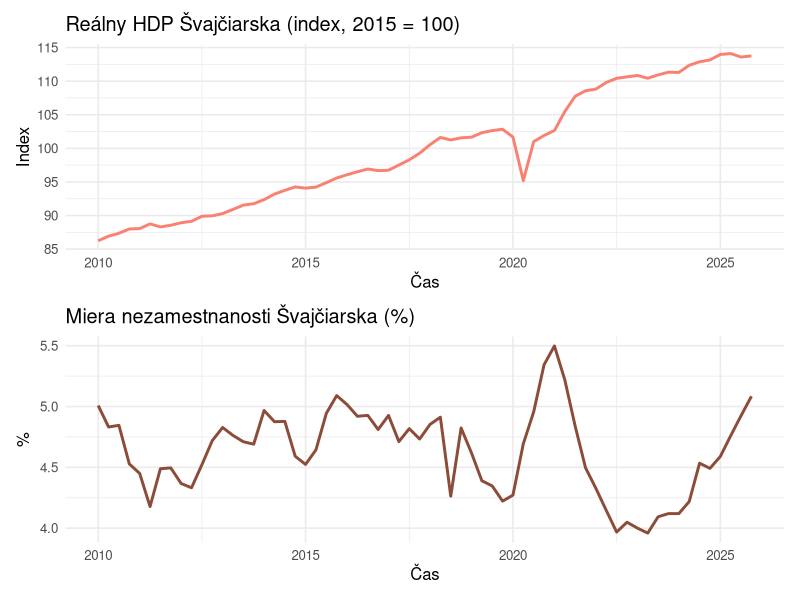
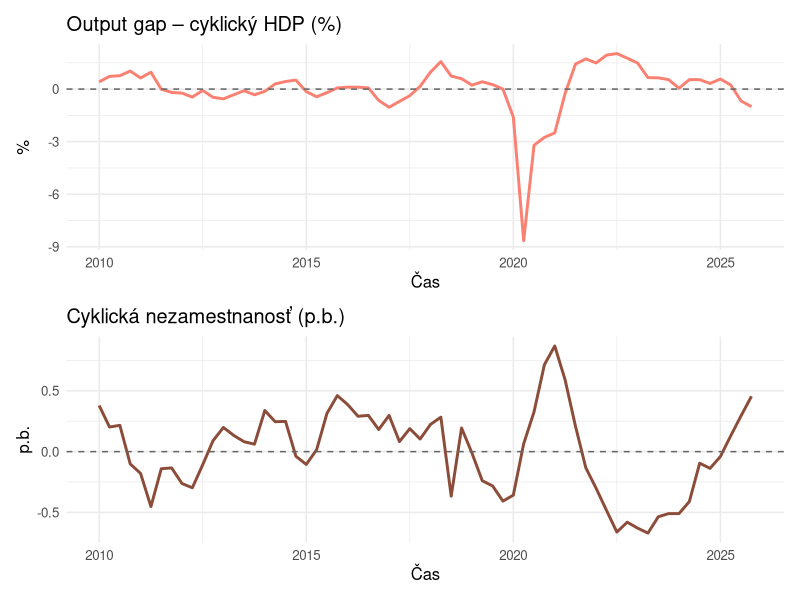
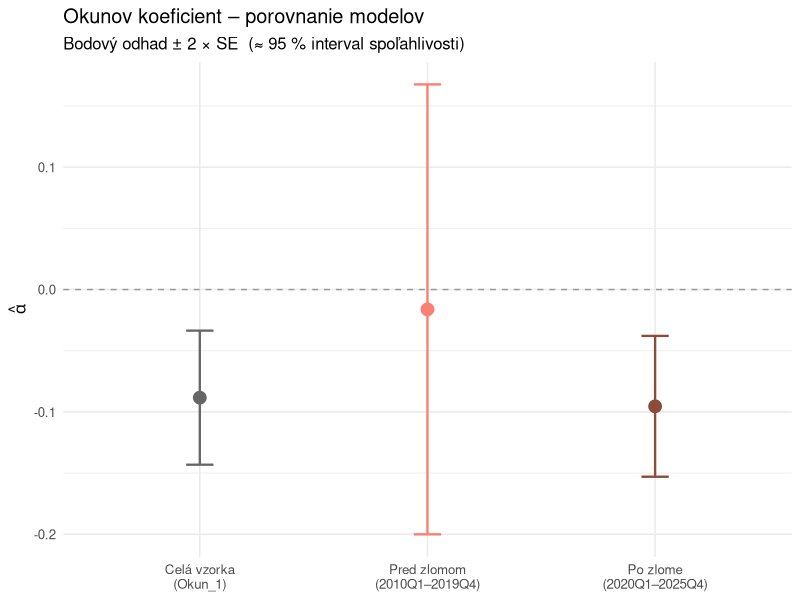
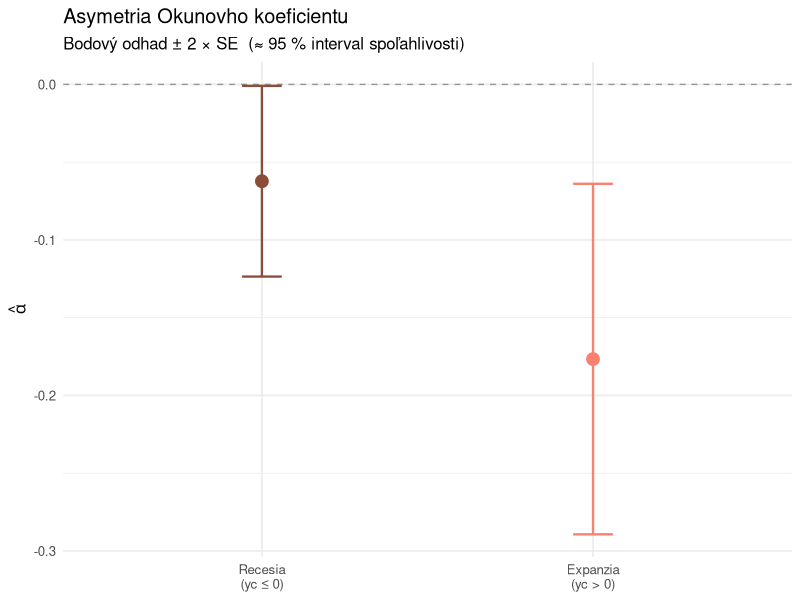
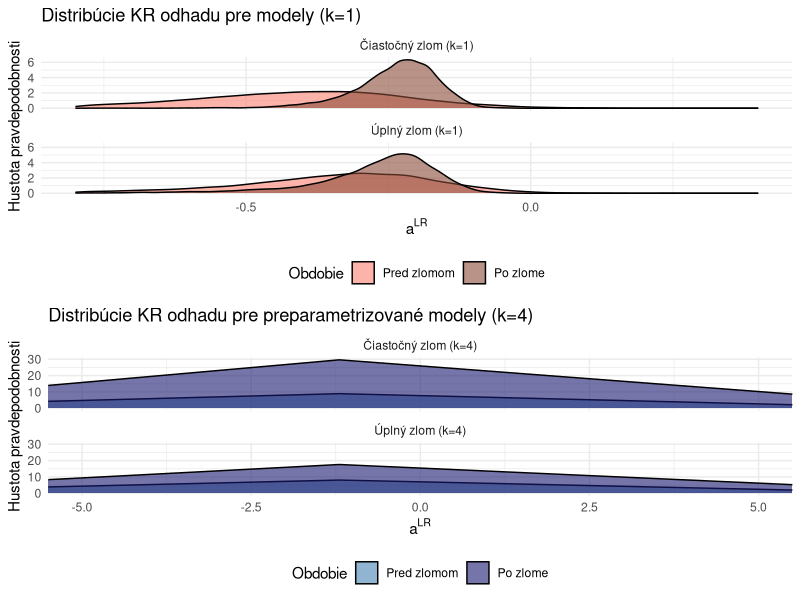

The R script that drew these images, in order:
## ---- chunk 1
knitr::opts_chunk$set(
  echo       = TRUE,
  fig.height = 6,
  fig.width  = 10,
  message    = FALSE,
  warning    = FALSE,
  fig.align  = "center"
)
library(tidyverse)
library(ggplot2)
library(forecast)
library(patchwork)
library(strucchange)
## ---- chunk 2
gdp_raw   <- read.csv("data/data1.csv")
unemp_raw <- read.csv("data/data2.csv")
## ---- chunk 3
gdp <- gdp_raw %>%
  filter(REF_AREA == "CHE",
         TIME_PERIOD >= "2010-Q1") %>%
  select(TIME_PERIOD, OBS_VALUE) %>%
  rename(gdp_index = OBS_VALUE)

unemp <- unemp_raw %>%
  filter(REF_AREA == "CHE",
         TIME_PERIOD >= "2010-Q1") %>%
  select(TIME_PERIOD, OBS_VALUE) %>%
  rename(unemployment_rate = OBS_VALUE)

data <- inner_join(gdp, unemp, by = "TIME_PERIOD")
## ---- chunk 4
# začiatok časového radu podľa prvého dostupného obdobia
ts_start <- c(as.integer(substr(data$TIME_PERIOD[1], 1, 4)),
              as.integer(substr(data$TIME_PERIOD[1], 7, 7)))

gdp_ts <- ts(data$gdp_index,         start = ts_start, frequency = 4)
u_ts   <- ts(data$unemployment_rate,  start = ts_start, frequency = 4)
Time   <- ts(seq_along(gdp_ts),       start = ts_start, frequency = 4)
## ---- chunk 5
p1 <- autoplot(gdp_ts, colour = "salmon", size = 1) +
  ggtitle("Reálny HDP Švajčiarska (index, 2015 = 100)") +
  xlab("Čas") + ylab("Index") +
  theme_minimal(base_size = 12)

p2 <- autoplot(u_ts, colour = "salmon4", size = 1) +
  ggtitle("Miera nezamestnanosti Švajčiarska (%)") +
  xlab("Čas") + ylab("%") +
  theme_minimal(base_size = 12)

p1 / p2
## ---- chunk 6
bp <- breakpoints(log(gdp_ts) ~ Time)
summary(bp)

# na základe BIC volíme m=2 (2020Q1 a 2022Q2); testujeme prvý zlom v 2020Q1
break_index <- which(data$TIME_PERIOD == "2019-Q4")

sctest(log(gdp_ts) ~ Time, type = "Chow", point = break_index)
## ---- chunk 7
# dummy: 0 pred 2020Q1, 1 od 2020Q1
D <- ts(ifelse(data$TIME_PERIOD >= "2020-Q1", 1, 0),
        start = ts_start, frequency = 4)
## ---- chunk 8
log_gdp_ts <- log(gdp_ts)

model_trend <- lm(log_gdp_ts ~ Time + I(D * Time))
# summary(model_trend)
s_y <- summary(model_trend)$coefficients
## ---- chunk 9
yc_ts <- ts(residuals(lm(log_gdp_ts ~ Time)) * 100, start = ts_start, frequency = 4)
# autoplot(yc_ts, size = 1, colour = 'black', facet = FALSE)
## ---- chunk 10
model_u <- lm(u_ts ~  D)
summary(model_u)
s_u <- summary(model_u)$coefficients
## ---- chunk 11
uc_ts <- ts(residuals(lm(u_ts ~  1)), start = ts_start, frequency = 4)
# autoplot(uc_ts, size = 1, colour = 'black', facet = FALSE)
## ---- chunk 12
p3 <- autoplot(yc_ts, colour = "salmon", size = 1) +
  geom_hline(yintercept = 0, linetype = "dashed", colour = "grey40") +
  ggtitle("Output gap – cyklický HDP (%)") +
  xlab("Čas") + ylab("%") +
  theme_minimal(base_size = 12)

p4 <- autoplot(uc_ts, colour = "salmon4", size = 1) +
  geom_hline(yintercept = 0, linetype = "dashed", colour = "grey40") +
  ggtitle("Cyklická nezamestnanosť (p.b.)") +
  xlab("Čas") + ylab("p.b.") +
  theme_minimal(base_size = 12)

p3 / p4
## ---- chunk 13
library(broom)

Okun_1 <- lm(uc_ts ~ yc_ts - 1)
Okun_2 <- lm(uc_ts ~ yc_ts)

# Spoločná tabuľka oboch modelov pomocou broom + knitr::kable
tidy_join <- function(m, label) {
  t <- tidy(m)
  t$term <- dplyr::recode(t$term,
    "yc_ts"       = "Cyklický output (HDP gap)",
    "(Intercept)" = "Absolútny člen (Intercept)")
  t$Model <- label
  t[, c("Model","term","estimate","std.error","statistic","p.value")]
}

tbl <- rbind(tidy_join(Okun_1, "Okun_1 (bez interceptu)"),
             tidy_join(Okun_2, "Okun_2 (s interceptom)"))
colnames(tbl) <- c("Model", "Premenná", "Odhad", "Std. chyba", "t-štatistika", "p-hodnota")

knitr::kable(tbl, digits = 4, align = c("l","l","r","r","r","r"),
             caption = "Výsledky rovnice 3: Okun_1 (bez interceptu), Okun_2 (s interceptom)")

s_o1 <- summary(Okun_1)$coefficient
s_o2 <- summary(Okun_2)$coefficient
## ---- chunk 14
break_index <- which(data$TIME_PERIOD == "2020-Q1")

chow_bp <- sctest(uc_ts ~ yc_ts - 1, type = "Chow", point = break_index)

n  <- length(uc_ts)
k  <- 1
n1 <- break_index - 1
n2 <- n - n1

uc_pre  <- uc_ts[1:n1];    yc_pre  <- yc_ts[1:n1]
uc_post <- uc_ts[(n1+1):n]; yc_post <- yc_ts[(n1+1):n]

model_pre   <- lm(uc_pre ~ yc_pre - 1)
rss_pre     <- sum(residuals(model_pre)^2)
alpha_pre   <- coef(model_pre)[1]
pred_errors <- uc_post - alpha_pre * yc_post
rss_pred    <- sum(pred_errors^2)

F_pred <- (rss_pred / n2) / (rss_pre / (n1 - k))
p_pred <- pf(F_pred, df1 = n2, df2 = n1 - k, lower.tail = FALSE)
## ---- chunk 15
Okun_3     <- lm(uc_ts ~ yc_ts + I(D * yc_ts) - 1)
s_o3       <- summary(Okun_3)$coefficients

a1         <- s_o3[1, 1]
se_a1      <- s_o3[1, 2]
a2         <- s_o3[2, 1]
a_po       <- a1 + a2

Sigma      <- vcov(Okun_3)
se_a_po    <- sqrt(Sigma[1,1] + Sigma[2,2] + 2 * Sigma[1,2])

s_o3
## ---- chunk 16
data.frame(
  obdobie = factor(
    c("Celá vzorka\n(Okun_1)", "Pred zlomom\n(2010Q1–2019Q4)", "Po zlome\n(2020Q1–2025Q4)"),
    levels = c("Celá vzorka\n(Okun_1)", "Pred zlomom\n(2010Q1–2019Q4)", "Po zlome\n(2020Q1–2025Q4)")
  ),
  odhad = c(s_o1[1, 1], a1,    a_po),
  se    = c(s_o1[1, 2], se_a1, se_a_po)
) |>
  ggplot(aes(x = obdobie, y = odhad, colour = obdobie)) +
  geom_hline(yintercept = 0, linetype = "dashed", colour = "grey60") +
  geom_errorbar(aes(ymin = odhad - 2*se, ymax = odhad + 2*se),
                width = 0.12, linewidth = 0.8) +
  geom_point(size = 4) +
  scale_colour_manual(values = c("grey40", "salmon", "salmon4")) +
  labs(title    = "Okunov koeficient – porovnanie modelov",
       subtitle = "Bodový odhad ± 2 × SE  (≈ 95 % interval spoľahlivosti)",
       x = NULL, y = expression(hat(alpha))) +
  theme_minimal(base_size = 12) +
  theme(legend.position = "none")
## ---- chunk 17
D_asym    <- ifelse(yc_ts > 0, 1, 0)
Okun_asym <- lm(uc_ts ~ I((1 - D_asym) * yc_ts) + I(D_asym * yc_ts) - 1)
s_asym    <- summary(Okun_asym)$coefficients

a_rec  <- s_asym[1, 1]; se_rec <- s_asym[1, 2]
a_exp  <- s_asym[2, 1]; se_exp <- s_asym[2, 2]

s_asym
## ---- chunk 18
data.frame(
  faza  = factor(c("Recesia\n(yc ≤ 0)", "Expanzia\n(yc > 0)"),
                 levels = c("Recesia\n(yc ≤ 0)", "Expanzia\n(yc > 0)")),
  odhad = c(a_rec, a_exp),
  se    = c(se_rec, se_exp)
) |>
  ggplot(aes(x = faza, y = odhad, colour = faza)) +
  geom_hline(yintercept = 0, linetype = "dashed", colour = "grey60") +
  geom_errorbar(aes(ymin = odhad - 2*se, ymax = odhad + 2*se),
                width = 0.12, linewidth = 0.8) +
  geom_point(size = 4) +
  scale_colour_manual(values = c("salmon4", "salmon")) +
  labs(title    = "Asymetria Okunovho koeficientu",
       subtitle = "Bodový odhad ± 2 × SE  (≈ 95 % interval spoľahlivosti)",
       x = NULL, y = expression(hat(alpha))) +
  theme_minimal(base_size = 12) +
  theme(legend.position = "none")
## ---- chunk 19
library(dynlm)

aic_vals <- numeric(4)
bic_vals <- numeric(4)

for (k in 1:4) {
  # dynlm s oneskoreniami 1 až k pre uc aj yc bez interceptu
  mod_k <- dynlm(uc_ts ~ L(uc_ts, 1:k) + L(yc_ts, 1:k) - 1)
  aic_vals[k] <- AIC(mod_k)
  bic_vals[k] <- BIC(mod_k)
}

# Prehľadná tabuľka informačných kritérií
ic_table <- data.frame(
  k       = 1:4,
  AIC     = round(aic_vals, 3),
  BIC     = round(bic_vals, 3)
)
knitr::kable(ic_table,
             caption = "Informačné kritériá dynamického modelu (rovnica 7) pre k = 1 až 4",
             align   = c("c", "r", "r"))

k_aic <- which.min(aic_vals)
k_bic <- which.min(bic_vals)
## ---- chunk 20
# Základný dynamický model (rovnica 7) s optimálnym počtom oneskorení
k_opt   <- k_bic
mod_opt <- dynlm(uc_ts ~ L(uc_ts, 1:k_opt) + L(yc_ts, 1:k_opt) - 1)
summary(mod_opt)

# Dlhodobý Okunov koeficient pre základný model (bez štrukturálneho zlomu)
cf_opt  <- coef(mod_opt)
d1_opt  <- sum(cf_opt[grep("L(uc_ts", names(cf_opt), fixed = TRUE)])
d2_opt  <- sum(cf_opt[grep("L(yc_ts", names(cf_opt), fixed = TRUE)])
aLR_basic <- d2_opt / (1 - d1_opt)

# Robustnostný model s k = 4 (overenie citlivosti na počet lagov)
mod_k4   <- dynlm(uc_ts ~ L(uc_ts, 1:4) + L(yc_ts, 1:4) - 1)
cf_k4    <- coef(mod_k4)
d1_k4    <- sum(cf_k4[grep("L(uc_ts", names(cf_k4), fixed = TRUE)])
d2_k4    <- sum(cf_k4[grep("L(yc_ts", names(cf_k4), fixed = TRUE)])
aLR_k4   <- d2_k4 / (1 - d1_k4)

# Zhrňujúca tabuľka dlhodobých koeficientov pre základný model
knitr::kable(
  data.frame(
    Specifikacia = c(paste0("Optimálne (k = ", k_opt, ")"),
                     "Preparametrizované (k = 4)"),
    sum_d1 = round(c(d1_opt, d1_k4), 4),
    sum_d2 = round(c(d2_opt, d2_k4), 4),
    aLR    = round(c(aLR_basic, aLR_k4), 4)
  ),
  caption   = "Dlhodobý Okunov koeficient – základný dynamický model (rovnica 7)",
  align     = c("l", "r", "r", "r"),
  col.names = c("Špecifikácia", "Súčet d1i", "Súčet d2i", "a^LR")
)
## ---- chunk 21
# --- 1) Čiastočný zlom, k = 4 ---
Okun_pb_4 <- dynlm(uc_ts ~ L(uc_ts, 1:4) + L(yc_ts, 1:4) + L(I(D * yc_ts), 1:4) - 1)

# --- 2) Úplný zlom, k = 4 ---
Okun_fb_4 <- dynlm(uc_ts ~ L(uc_ts, 1:4) + L(yc_ts, 1:4) + 
                           L(I(D * uc_ts), 1:4) + L(I(D * yc_ts), 1:4) - 1)

# --- 3) Čiastočný zlom, k = 1 ---
Okun_pb_1 <- dynlm(uc_ts ~ L(uc_ts, 1) + L(yc_ts, 1) + L(I(D * yc_ts), 1) - 1)

# --- 4) Úplný zlom, k = 1 ---
Okun_fb_1 <- dynlm(uc_ts ~ L(uc_ts, 1) + L(yc_ts, 1) + 
                           L(I(D * uc_ts), 1) + L(I(D * yc_ts), 1) - 1)
## ---- chunk 22
# Funkcia na extrakciu koeficientov z modelu
get_aLR <- function(model_obj, model_type) {
  cf <- coef(model_obj)
  
  d1 <- sum(cf[grep("L(uc_ts", names(cf), fixed = TRUE)])
  d2 <- sum(cf[grep("L(yc_ts", names(cf), fixed = TRUE)])
  
  if(model_type == "partial") {
    d4 <- sum(cf[grep("D * yc_ts", names(cf), fixed = TRUE)])
    a_pred <- d2 / (1 - d1)
    a_po   <- (d2 + d4) / (1 - d1)
  } else {
    d3 <- sum(cf[grep("D * uc_ts", names(cf), fixed = TRUE)])
    d4 <- sum(cf[grep("D * yc_ts", names(cf), fixed = TRUE)])
    a_pred <- d2 / (1 - d1)
    a_po   <- (d2 + d4) / (1 - d1 - d3)
  }
  return(c(a_pred, a_po))
}

aLR_pb_4 <- get_aLR(Okun_pb_4, "partial")
aLR_fb_4 <- get_aLR(Okun_fb_4, "full")
aLR_pb_1 <- get_aLR(Okun_pb_1, "partial")
aLR_fb_1 <- get_aLR(Okun_fb_1, "full")

df_results <- data.frame(
  Model = c("Čiastočný zlom (k=4)", "Úplný zlom (k=4)", 
            "Čiastočný zlom (k=1)", "Úplný zlom (k=1)"),
  a_pred = c(aLR_pb_4[1], aLR_fb_4[1], aLR_pb_1[1], aLR_fb_1[1]),
  a_po   = c(aLR_pb_4[2], aLR_fb_4[2], aLR_pb_1[2], aLR_fb_1[2])
)

colnames(df_results) <- c("Špecifikácia modelu", "a_LR pred zlomom", "a_LR po zlome")
knitr::kable(df_results, digits = 3, align = c("l", "c", "c"), caption = "Porovnanie dlhodobých Okunových koeficientov")
## ---- chunk 23
library(MASS)
library(dplyr)
library(ggplot2)

set.seed(2026)

calc_SE_aLR <- function(model_obj, model_type, name) {
  cf <- coef(model_obj)
  Sig <- vcov(model_obj)
  
  # Dynamické priradenie indexov naprieč k=1 až k=4
  idx_d1 <- grep("L(uc_ts", names(cf), fixed = TRUE)
  idx_d2 <- grep("L(yc_ts", names(cf), fixed = TRUE)
  
  d1 <- sum(cf[idx_d1]); d2 <- sum(cf[idx_d2])
  
  if(model_type == "partial") {
    idx_d4 <- grep("D * yc_ts", names(cf), fixed = TRUE)
    d4 <- sum(cf[idx_d4])
    a_pred <- d2 / (1 - d1)
    a_po   <- (d2 + d4) / (1 - d1)
    
    # Delta vektory (gradient)
    G1 <- rep(0, length(cf)); G2 <- rep(0, length(cf))
    G1[idx_d1] <- d2 / (1 - d1)^2; G1[idx_d2] <- 1 / (1 - d1)
    G2[idx_d1] <- (d2 + d4) / (1 - d1)^2; G2[idx_d2] <- 1 / (1 - d1); G2[idx_d4] <- 1 / (1 - d1)
    
    # Simulačná lambda
    get_mc <- function(row) {
      r1 <- sum(row[idx_d1]); r2 <- sum(row[idx_d2]); r4 <- sum(row[idx_d4])
      c(r2 / (1 - r1), (r2 + r4) / (1 - r1))
    }
  } else {
    idx_d3 <- grep("D * uc_ts", names(cf), fixed = TRUE)
    idx_d4 <- grep("D * yc_ts", names(cf), fixed = TRUE)
    d3 <- sum(cf[idx_d3]); d4 <- sum(cf[idx_d4])
    a_pred <- d2 / (1 - d1)
    a_po   <- (d2 + d4) / (1 - d1 - d3)
    
    G1 <- rep(0, length(cf)); G2 <- rep(0, length(cf))
    G1[idx_d1] <- d2 / (1 - d1)^2; G1[idx_d2] <- 1 / (1 - d1)
    den <- 1 - d1 - d3; num <- d2 + d4
    G2[idx_d1] <- num / den^2; G2[idx_d2] <- 1 / den
    G2[idx_d3] <- num / den^2; G2[idx_d4] <- 1 / den
    
    get_mc <- function(row) {
      r1 <- sum(row[idx_d1]); r2 <- sum(row[idx_d2])
      r3 <- sum(row[idx_d3]); r4 <- sum(row[idx_d4])
      c(r2 / (1 - r1), (r2 + r4) / (1 - r1 - r3))
    }
  }
  
  # Delta prepocet matic
  G_mat <- rbind(G1, G2)
  SE_delta <- sqrt(diag(G_mat %*% Sig %*% t(G_mat)))
  
  # K-R Simulacia 
  MC <- 10000
  draws <- mvrnorm(n = MC, mu = cf, Sigma = Sig)
  a_draws <- apply(draws, 1, get_mc)
  
  df_draws <- data.frame(
    Hodnota = c(a_draws[1,], a_draws[2,]),
    Obdobie = factor(rep(c("Pred zlomom", "Po zlome"), each = MC), 
                     levels = c("Pred zlomom", "Po zlome")),
    Model = name
  )
  
  ci_pred <- quantile(a_draws[1,], c(0.025, 0.975), na.rm=TRUE)
  ci_po   <- quantile(a_draws[2,], c(0.025, 0.975), na.rm=TRUE)
  
  res <- data.frame(
    Model = name, Obdobie = c("Pred", "Po"),
    a_LR = c(a_pred, a_po),
    SE_Delta = SE_delta, SE_KR = apply(a_draws, 1, sd, na.rm=TRUE),
    CI_dolny = c(ci_pred[1], ci_po[1]), CI_horny = c(ci_pred[2], ci_po[2])
  )
  
  list(table = res, draws = df_draws)
}

res1 <- calc_SE_aLR(Okun_pb_4, "partial", "Čiastočný zlom (k=4)")
res2 <- calc_SE_aLR(Okun_fb_4, "full",    "Úplný zlom (k=4)")
res3 <- calc_SE_aLR(Okun_pb_1, "partial", "Čiastočný zlom (k=1)")
res4 <- calc_SE_aLR(Okun_fb_1, "full",    "Úplný zlom (k=1)")

# Zlúčenie výsledkov do tabuľky
df_all <- rbind(res1$table, res2$table, res3$table, res4$table)
df_all_draws <- rbind(res1$draws, res2$draws, res3$draws, res4$draws)

knitr::kable(df_all, digits = 3, row.names = FALSE, align="l",
             caption = "SE a Intervaly spoľahlivosti dlhodobých koeficientov")
## ---- chunk 24
# Zobrazenie optimálnych modelov k=1
g1 <- ggplot(subset(df_all_draws, grepl("k=1", Model)), 
             aes(x = Hodnota, fill = Obdobie)) +
  geom_density(alpha = 0.6) +
  scale_fill_manual(values = c("salmon", "salmon4")) +
  facet_wrap(~Model, ncol=1) +
  theme_minimal() + 
  xlim(-0.8, 0.4) + # Limit pre pekný vizuál zdravých modelov
  labs(title = "Distribúcie KR odhadu pre modely (k=1)",
       x = expression(a^{LR}), y = "Hustota pravdepodobnosti") +
  theme(legend.position = "bottom")

# Zobrazenie preparametrizovaných modelov k=4
g2 <- ggplot(subset(df_all_draws, grepl("k=4", Model)), 
             aes(x = Hodnota, fill = Obdobie)) +
  geom_density(alpha = 0.6) +
  scale_fill_manual(values = c("steelblue", "midnightblue")) +
  facet_wrap(~Model, ncol=1) +
  theme_minimal() + 
  coord_cartesian(xlim = c(-5, 5)) + # Limit musel byť drasticky navýšený pre noise z chýb
  labs(title = "Distribúcie KR odhadu pre preparametrizované modely (k=4)",
       x = expression(a^{LR}), y = "Hustota pravdepodobnosti") +
  theme(legend.position = "bottom")

# Vykreslenie dvojsiete grafov
gridExtra::grid.arrange(g1, g2, ncol=1)
